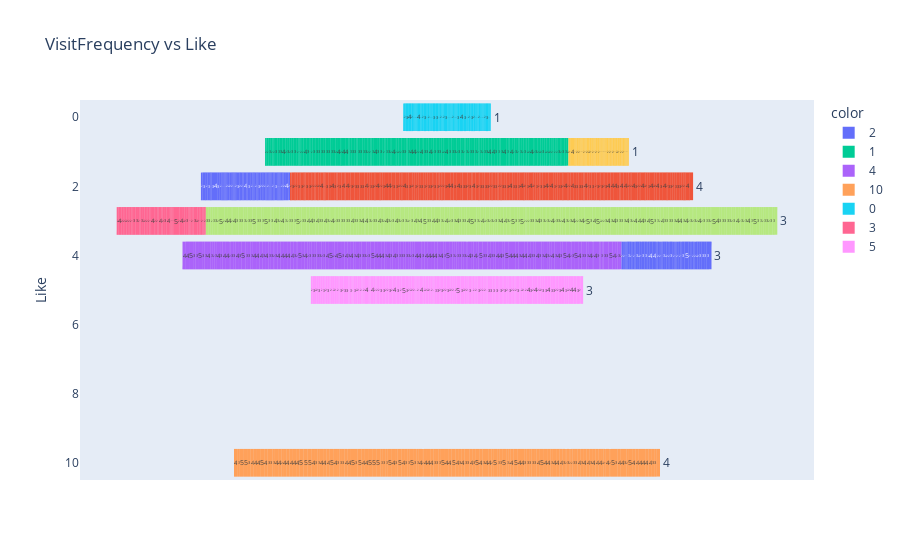

Here is the notebook cell this chart was saved with:
### Code cell
fig = px.funnel(x=df_new['VisitFrequency'], y=df_new['Like'], color=df_new['Like'], title='VisitFrequency vs Like', labels={ 'x': 'VisitFrequency', 'y': 'Like' })
fig.show()

### Figure 1 — Plotly figure (JSON) as saved in the notebook; plotly's stock layout.template omitted (floating-point values rounded to 4 significant figures; data arrays with more than 128 entries replaced by an {"elided": "..."} marker saying what was removed)
{"data": [{"hovertemplate": "color=2<br>VisitFrequency=%{x}<br>Like=%{y}<extra></extra>", "legendgroup": "2", "marker": {"color": "#636efa"}, "name": "2", "orientation": "h", "showlegend": true, "type": "funnel", "x": [2, 3, 1, 2, 0, 3, 1, 1, 0, 3, 4, 3, 2, 1, 1, 1, 1, 1, 1, 2, 2, 2, 2, 1, 1, 1, 2, 0, 3, 2, 2, 1, 0, 4, 0, 1, 3, 1, 2, 1, 1, 1, 0, 2, 1, 0, 1, 3, 2, 2, 2, 1, 1, 2, 1, 1, 1, 0, 1, 2, 1, 3, 1, 1, 1, 1, 1, 2, 1, 2, 4, 0, 2], "xaxis": "x", "y": [2, 2, 2, 2, 2, 2, 2, 2, 2, 2, 2, 2, 2, 2, 2, 2, 2, 2, 2, 2, 2, 2, 2, 2, 2, 2, 2, 2, 2, 2, 2, 2, 2, 2, 2, 2, 2, 2, 2, 2, 2, 2, 2, 2, 2, 2, 2, 2, 2, 2, 2, 2, 2, 2, 2, 2, 2, 2, 2, 2, 2, 2, 2, 2, 2, 2, 2, 2, 2, 2, 2, 2, 2], "yaxis": "y"}, {"hovertemplate": "color=2<br>VisitFrequency=%{x}<br>Like=%{y}<extra></extra>", "legendgroup": "2", "marker": {"color": "#EF553B"}, "name": "2", "orientation": "h", "showlegend": false, "type": "funnel", "x": {"elided": "187 int values"}, "xaxis": "x", "y": {"elided": "187 str values"}, "yaxis": "y"}, {"hovertemplate": "color=1<br>VisitFrequency=%{x}<br>Like=%{y}<extra></extra>", "legendgroup": "1", "marker": {"color": "#00cc96"}, "name": "1", "orientation": "h", "showlegend": true, "type": "funnel", "x": {"elided": "152 int values"}, "xaxis": "x", "y": {"elided": "152 str values"}, "yaxis": "y"}, {"hovertemplate": "color=4<br>VisitFrequency=%{x}<br>Like=%{y}<extra></extra>", "legendgroup": "4", "marker": {"color": "#ab63fa"}, "name": "4", "orientation": "h", "showlegend": true, "type": "funnel", "x": {"elided": "160 int values"}, "xaxis": "x", "y": {"elided": "160 str values"}, "yaxis": "y"}, {"hovertemplate": "color=10<br>VisitFrequency=%{x}<br>Like=%{y}<extra></extra>", "legendgroup": "10", "marker": {"color": "#FFA15A"}, "name": "10", "orientation": "h", "showlegend": true, "type": "funnel", "x": {"elided": "143 int values"}, "xaxis": "x", "y": {"elided": "143 int values"}, "yaxis": "y"}, {"hovertemplate": "color=0<br>VisitFrequency=%{x}<br>Like=%{y}<extra></extra>", "legendgroup": "0", "marker": {"color": "#19d3f3"}, "name": "0", "orientation": "h", "showlegend": true, "type": "funnel", "x": {"elided": "152 int values"}, "xaxis": "x", "y": {"elided": "152 int values"}, "yaxis": "y"}, {"hovertemplate": "color=3<br>VisitFrequency=%{x}<br>Like=%{y}<extra></extra>", "legendgroup": "3", "marker": {"color": "#FF6692"}, "name": "3", "orientation": "h", "showlegend": true, "type": "funnel", "x": [2, 4, 2, 2, 2, 2, 2, 2, 1, 1, 3, 3, 2, 1, 3, 2, 2, 2, 2, 0, 1, 1, 4, 2, 2, 1, 4, 1, 2, 3, 4, 1, 0, 1, 1, 1, 1, 5, 0, 2, 4, 2, 2, 3, 1, 1, 1, 2, 1, 3, 0, 2, 2, 1, 1, 2, 1, 1, 2], "xaxis": "x", "y": [3, 3, 3, 3, 3, 3, 3, 3, 3, 3, 3, 3, 3, 3, 3, 3, 3, 3, 3, 3, 3, 3, 3, 3, 3, 3, 3, 3, 3, 3, 3, 3, 3, 3, 3, 3, 3, 3, 3, 3, 3, 3, 3, 3, 3, 3, 3, 3, 3, 3, 3, 3, 3, 3, 3, 3, 3, 3, 3], "yaxis": "y"}, {"hovertemplate": "color=3<br>VisitFrequency=%{x}<br>Like=%{y}<extra></extra>", "legendgroup": "3", "marker": {"color": "#B6E880"}, "name": "3", "orientation": "h", "showlegend": false, "type": "funnel", "x": {"elided": "229 int values"}, "xaxis": "x", "y": {"elided": "229 str values"}, "yaxis": "y"}, {"hovertemplate": "color=5<br>VisitFrequency=%{x}<br>Like=%{y}<extra></extra>", "legendgroup": "5", "marker": {"color": "#FF97FF"}, "name": "5", "orientation": "h", "showlegend": true, "type": "funnel", "x": {"elided": "169 int values"}, "xaxis": "x", "y": {"elided": "169 int values"}, "yaxis": "y"}, {"hovertemplate": "color=1<br>VisitFrequency=%{x}<br>Like=%{y}<extra></extra>", "legendgroup": "1", "marker": {"color": "#FECB52"}, "name": "1", "orientation": "h", "showlegend": false, "type": "funnel", "x": [2, 0, 0, 1, 4, 1, 1, 1, 2, 2, 0, 1, 1, 1, 1, 2, 1, 0, 1, 2, 2, 0, 2, 1, 2, 0, 1, 1, 2, 1, 2, 1, 1, 0, 1, 0, 0, 1, 1, 0, 1, 1, 0, 1, 1, 2, 1, 2, 1, 0, 1, 2, 0, 1, 1, 0, 2, 2, 0, 1, 2, 0, 1, 2, 1, 1, 0, 1, 1, 1, 1], "xaxis": "x", "y": [1, 1, 1, 1, 1, 1, 1, 1, 1, 1, 1, 1, 1, 1, 1, 1, 1, 1, 1, 1, 1, 1, 1, 1, 1, 1, 1, 1, 1, 1, 1, 1, 1, 1, 1, 1, 1, 1, 1, 1, 1, 1, 1, 1, 1, 1, 1, 1, 1, 1, 1, 1, 1, 1, 1, 1, 1, 1, 1, 1, 1, 1, 1, 1, 1, 1, 1, 1, 1, 1, 1], "yaxis": "y"}, {"hovertemplate": "color=4<br>VisitFrequency=%{x}<br>Like=%{y}<extra></extra>", "legendgroup": "4", "marker": {"color": "#636efa"}, "name": "4", "orientation": "h", "showlegend": false, "type": "funnel", "x": [2, 2, 1, 1, 1, 3, 2, 1, 1, 2, 1, 3, 2, 2, 1, 3, 3, 1, 0, 2, 4, 4, 1, 1, 2, 2, 1, 1, 3, 2, 2, 2, 3, 1, 2, 1, 0, 1, 2, 1, 2, 1, 1, 3, 5, 2, 1, 1, 2, 1, 2, 2, 2, 3, 3, 3, 3, 3], "xaxis": "x", "y": [4, 4, 4, 4, 4, 4, 4, 4, 4, 4, 4, 4, 4, 4, 4, 4, 4, 4, 4, 4, 4, 4, 4, 4, 4, 4, 4, 4, 4, 4, 4, 4, 4, 4, 4, 4, 4, 4, 4, 4, 4, 4, 4, 4, 4, 4, 4, 4, 4, 4, 4, 4, 4, 4, 4, 4, 4, 4], "yaxis": "y"}], "layout": {"legend": {"title": {"text": "color"}, "tracegroupgap": 0}, "title": {"text": "VisitFrequency vs Like"}, "xaxis": {"anchor": "y", "domain": [0, 1], "title": {"text": "VisitFrequency"}}, "yaxis": {"anchor": "x", "domain": [0, 1], "title": {"text": "Like"}}}}
